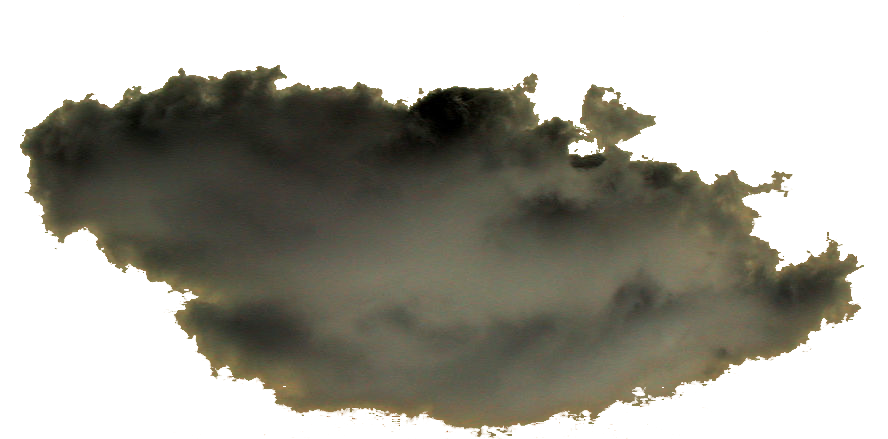
#> input picture imgs/source_bmps/cloud.bmp, 888 x 439 px
$ python lines.py imgs/source_bmps/cloud.bmp
#> lines starting #> are read from the running program, lines starting #| are printed output that depends on the picture
import numpy as np
import matplotlib.pyplot as plt
import cv2, sys

if (len(sys.argv) < 2):
	print("command line argument should be image to open")
	exit(1)

img = sys.argv[1]
path = "./configs/vertex_coords/lines.txt"

img = cv2.imread(img)
#> img is the input picture: shape (439, 888, 3); mean B, G, R 157.5, 166.2, 167.9

with open(path, 'w'):
	pass


# plt.ion()

fig, ax = plt.subplots()
ax.plot(np.random.rand(10))

counter = 0

points = []

def onclick(event):
	global points, counter, colours
	x, y = event.xdata, event.ydata
	print('point -> xdata=%f, ydata=%f' %
		  (x, y))

	points.append([x, y])
	counter += 1

	x = [i[0] for i in points]
	y = [i[1] for i in points]

	if counter % 2 == 0:
		with open(path, 'a') as f:
			f.write(str(points)[1:-1] + "\n")
		plt.plot(x, y, '--o')
		points = []

	plt.scatter(x, y, s=100, c='r')
	plt.draw()

cid = fig.canvas.mpl_connect('button_press_event', onclick)

ax.imshow(img)
plt.show()
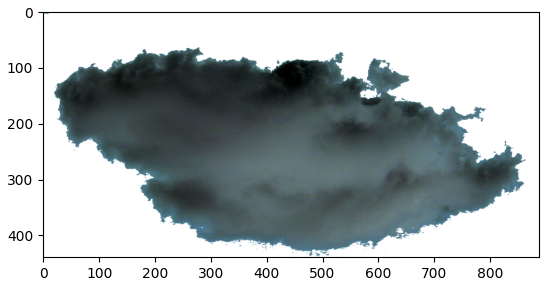
#> figure drawn by matplotlib, 1 panel; B, G, R data is drawn as R, G, B
